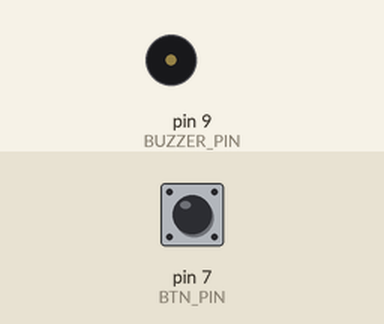
Simulated run of this sketch. Board: Arduino Uno, built with avr-gcc and run on an emulated ATmega328P. Shown: buzzer (waves = sounding). The test bench sets the inputs (shaded band); at power-on: pin 7 (BTN_PIN) HIGH.

Above: at 1.2 s.
1.3 s: pin 7 (BTN_PIN) pulled LOW for 0.15 s
At 2.5 s:
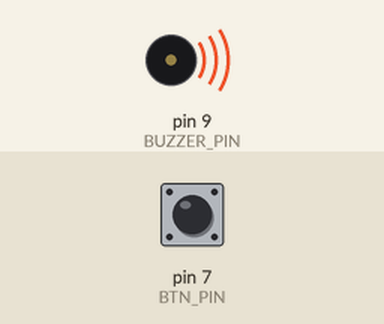
Timing chart, 0 to 4.3 s (numbered marks = the images above; inputs shaded):
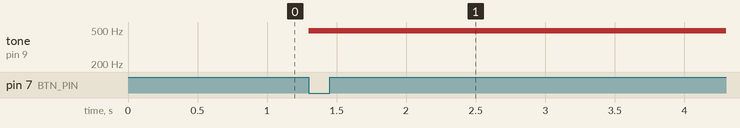

The sketch:

za.shiri15_code_.ino
```cpp
#define BUZZER_PIN 9
#define BTN_PIN 7
void setup() {
  // put your setup code here, to run once:
  pinMode(BUZZER_PIN, OUTPUT);
  pinMode(BTN_PIN, INPUT_PULLUP);
}

void loop() {
  // put your main code here, to run repeatedly:
  if (digitalRead(BTN_PIN))
  {
    analogWrite(BUZZER_PIN, 255);
  }
  else {
    analogWrite(BUZZER_PIN, 127);
  }
}
```

Measured:
- after the input at 1.3 s, tone on pin 9 (BUZZER_PIN): silent → 490 Hz at once
